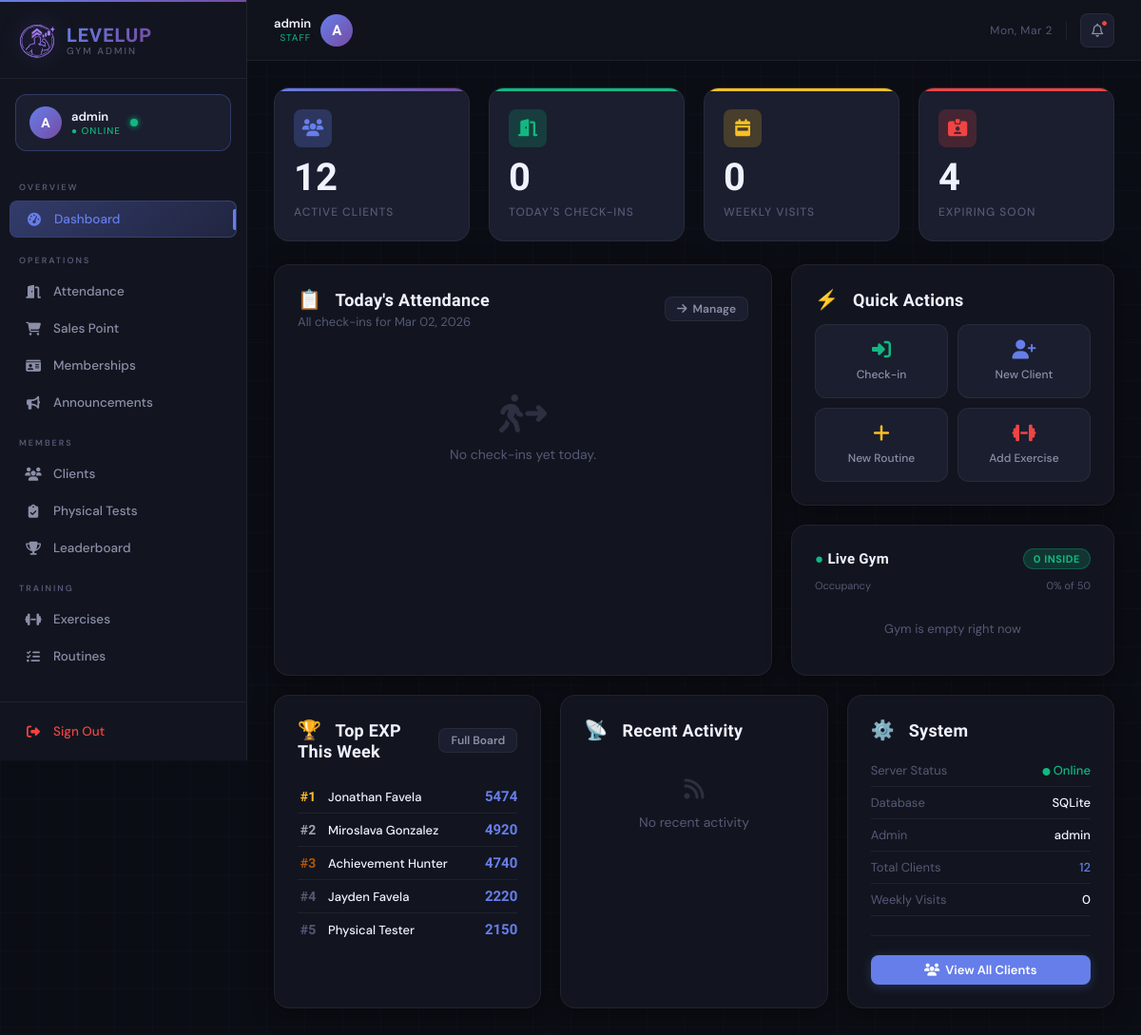
Before: /admin (signed in) with the older database file.
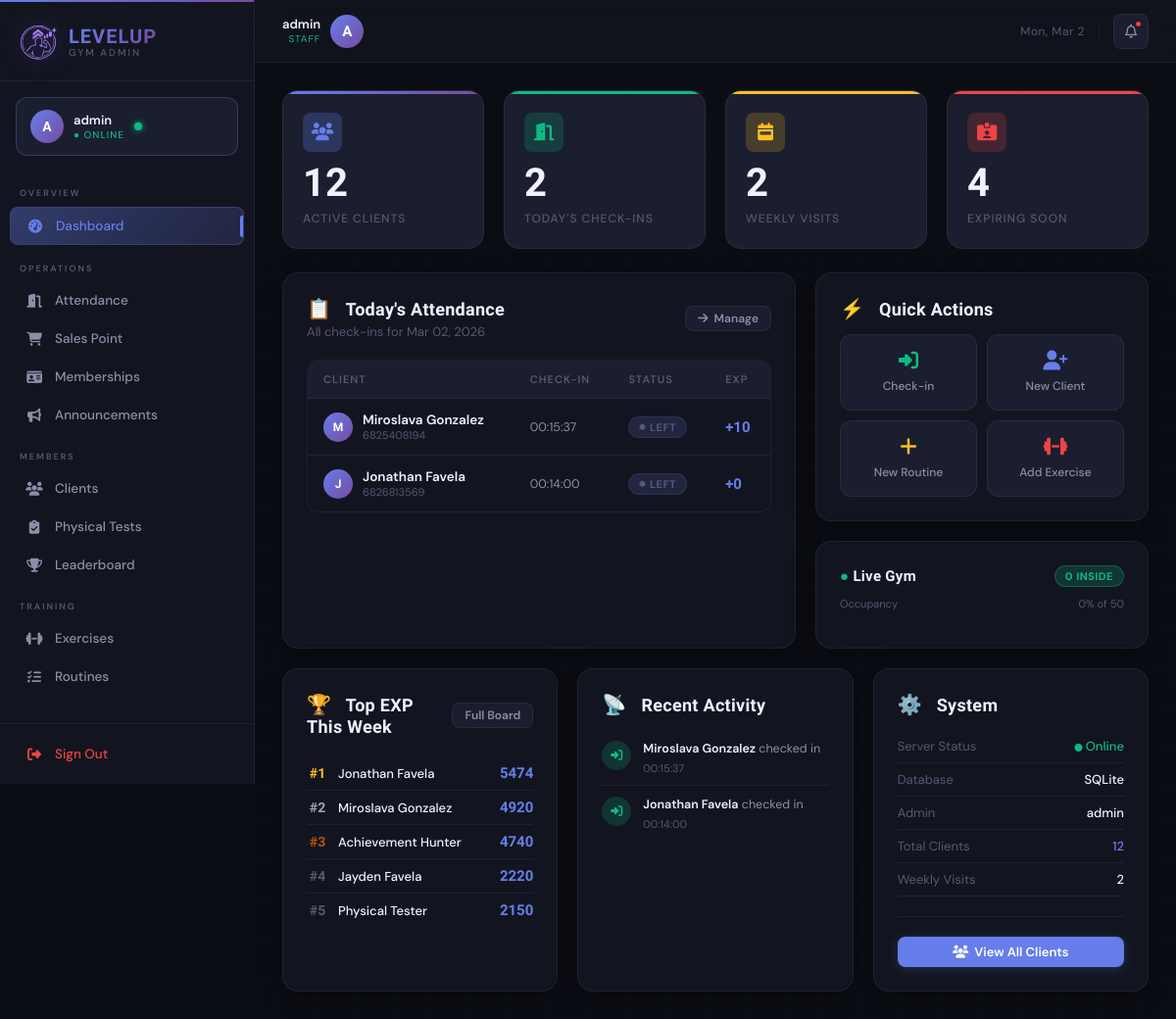
After: the same page with the newer database file.
### tables this page shows
CREATE TABLE client_gamification (
                gamification_id INTEGER PRIMARY KEY AUTOINCREMENT,
                client_id INTEGER UNIQUE NOT NULL,
                current_level INTEGER DEFAULT 1,
                current_exp INTEGER DEFAULT 0,
                total_exp INTEGER DEFAULT 0,
                rank TEXT DEFAULT 'E',
                client_class TEXT,
                class_unlocked_at_level INTEGER, current_streak INTEGER DEFAULT 0, longest_streak INTEGER DEFAULT 0, total_reps INTEGER DEFAULT 0, workouts_completed INTEGER DEFAULT 0,
                FOREIGN KEY (client_id) REFERENCES clients(client_id) ON DELETE CASCADE
            );

CREATE TABLE attendance (
                attendance_id INTEGER PRIMARY KEY AUTOINCREMENT,
                client_id INTEGER NOT NULL,
                check_in_date DATE NOT NULL,
                check_in_time TIME,
                check_out_time TIME,
                exp_earned INTEGER DEFAULT 0,
                FOREIGN KEY (client_id) REFERENCES clients(client_id) ON DELETE CASCADE,
                UNIQUE(client_id, check_in_date)
            );

CREATE TABLE clients (
                client_id INTEGER PRIMARY KEY AUTOINCREMENT,
                phone_number TEXT UNIQUE NOT NULL,
                pin_hash TEXT NOT NULL,
                first_name TEXT NOT NULL,
                last_name TEXT NOT NULL,
                email TEXT,
                date_of_birth DATE,
                gender TEXT,
                registration_date DATETIME DEFAULT CURRENT_TIMESTAMP,
                status TEXT DEFAULT 'active',
                profile_photo_path TEXT
            );

### main.py (the view)
@app.route('/admin')
@admin_required
def admin_dashboard():
    from datetime import date
    from controllers.leaderboard_controller import LeaderboardController
    from controllers.membership_controller import MembershipController
    db = DatabaseManager()
    all_clients      = Client.get_all_active()
    total_clients    = len(all_clients)
    attendance_list  = attendance_ctrl.get_gym_attendance_today()
    todays_attendance = len(attendance_list)
    weekly_report    = attendance_ctrl.get_weekly_attendance_report()
    weekly_visits    = weekly_report['total_visits']
    currently_in = sum(1 for r in attendance_list if not r.get('check_out_time'))
    mc = MembershipController()
    all_memberships  = mc.get_all_memberships()
    today            = date.today()
    expiring_soon = sum(
        1 for m in all_memberships
        if m.get('status') == 'active' and m.get('end_date')
        and 0 < (
            __import__('datetime').datetime.strptime(m['end_date'], '%Y-%m-%d').date() - today
        ).days <= 7
    )
    try:
        lb = LeaderboardController()
        top_exp_week = lb.get_top_exp()   # returns top 10 all-time; use as weekly proxy
    except Exception:
        top_exp_week = []
    return render_template(
        'admin/dashboard.html',
        total_clients    = total_clients,
        todays_attendance= todays_attendance,
        weekly_visits    = weekly_visits,
        attendance_list  = attendance_list,
        currently_in     = currently_in,
        expiring_soon    = expiring_soon,
        top_exp_week     = top_exp_week,
        gym_capacity     = 50,                # adjust as needed
        today_date       = today.strftime('%b %d, %Y'),
    )

### templates/admin/dashboard.html (shortened to what this page needs)
{% extends "admin/base.html" %}
{% block content %}
<div class="grid grid-4" style="margin-bottom:24px;">
    <div class="stat-card accent">
        <div class="stat-icon accent"><i class="fa-solid fa-users"></i></div>
        <div class="stat-value">{{ total_clients }}</div>
        <div class="stat-label">Active Clients</div>
    </div>
    <div class="stat-card emerald">
        <div class="stat-icon emerald"><i class="fa-solid fa-door-open"></i></div>
        <div class="stat-value">{{ todays_attendance }}</div>
        <div class="stat-label">Today's Check-ins</div>
    </div>
    <div class="stat-card amber">
        <div class="stat-icon amber"><i class="fa-solid fa-calendar-week"></i></div>
        <div class="stat-value">{{ weekly_visits }}</div>
        <div class="stat-label">Weekly Visits</div>
    </div>
    <div class="stat-card red">
        <div class="stat-icon red"><i class="fa-solid fa-id-card-clip"></i></div>
        <div class="stat-value">{{ expiring_soon | default(0) }}</div>
        <div class="stat-label">Expiring Soon</div>
    </div>
</div>
<div class="grid" style="grid-template-columns: 1fr 340px; gap: 20px; margin-bottom: 20px;">
    <div class="card" style="margin-bottom:0;">
        <div class="card-header">
            <div>
                <div class="card-title">
                    <span class="card-title-icon">📋</span> Today's Attendance
                </div>
                <div class="section-subtitle">All check-ins for {{ today_date | default('today') }}</div>
            </div>
            <a href="{{ url_for('admin_attendance') }}" class="btn btn-ghost btn-sm">
                <i class="fa-solid fa-arrow-right"></i> Manage
            </a>
        </div>
        {% if attendance_list %}
        <div class="table-wrapper">
            <table>
                <thead>
                    <tr>
                        <th>Client</th>
                        <th>Check-in</th>
                        <th>Status</th>
                        <th>EXP</th>
                    </tr>
                </thead>
                <tbody>
                    {% for record in attendance_list %}
                    <tr>
                        <td>
                            <div style="display:flex; align-items:center; gap:10px;">
                                <div class="live-avatar" style="width:30px;height:30px;font-size:12px;">
                                    {{ record.client_name[0] | upper if record.client_name else '?' }}
                                </div>
                                <div>
                                    <strong>{{ record.client_name }}</strong>
                                    <div style="font-size:11px; color:var(--text-muted);">{{ record.phone_number }}</div>
                                </div>
                            </div>
                        </td>
                        <td style="font-size:12.5px;">{{ record.check_in_time }}</td>
                        <td>
                            {% if record.check_out_time %}
                                <span class="badge badge-muted"><i class="fa-solid fa-circle" style="font-size:6px;"></i> Left</span>
                            {% else %}
                                <span class="badge badge-emerald"><i class="fa-solid fa-circle" style="font-size:6px;"></i> In Gym</span>
                            {% endif %}
                        </td>
                        <td>
                            <span style="color: var(--accent); font-family:'Rajdhani',sans-serif; font-weight:700; font-size:15px;">
                                +{{ record.exp_earned }}
                            </span>
                        </td>
                    </tr>
                    {% endfor %}
                </tbody>
            </table>
        </div>
        {% else %}
        <div class="empty-state">
            <i class="fa-solid fa-person-walking-arrow-right"></i>
            <p>No check-ins yet today.</p>
        </div>
        {% endif %}
    </div>
    <div style="display:flex; flex-direction:column; gap:20px;">
        <div class="card" style="margin-bottom:0;">
            <div class="card-title" style="margin-bottom:14px;">
                <span class="card-title-icon">⚡</span> Quick Actions
            </div>
            <div class="quick-action-grid">
                <a href="{{ url_for('admin_attendance') }}" class="quick-action emerald">
                    <i class="fa-solid fa-right-to-bracket"></i>
                    Check-in
                </a>
                <a href="{{ url_for('admin_add_client') }}" class="quick-action accent">
                    <i class="fa-solid fa-user-plus"></i>
                    New Client
                </a>
                <a href="{{ url_for('admin_add_routine') }}" class="quick-action amber">
                    <i class="fa-solid fa-plus"></i>
                    New Routine
                </a>
                <a href="{{ url_for('admin_add_exercise') }}" class="quick-action red">
                    <i class="fa-solid fa-dumbbell"></i>
                    Add Exercise
                </a>
            </div>
        </div>
        <div class="card" style="margin-bottom:0; flex:1;">
            <div class="card-header" style="margin-bottom:10px;">
                <div class="card-title" style="font-size:15px;">
                    <span style="color:var(--emerald);">●</span> Live Gym
                </div>
                <span class="badge badge-emerald">{{ currently_in | default(0) }} inside</span>
            </div>
            {% set cap = gym_capacity | default(50) %}
            {% set pct = ((currently_in | default(0) / cap) * 100) | int %}
            <div style="font-size:11px; color:var(--text-muted); display:flex; justify-content:space-between;">
                <span>Occupancy</span>
                <span>{{ pct }}% of {{ cap }}</span>
            </div>
            <div style="margin-top:14px;">
                {% if attendance_list %}
                    {% for record in attendance_list %}
                        {% if not record.check_out_time %}
                        <div class="live-client">
                            <div class="live-avatar" style="width:30px;height:30px;font-size:12px;">
                                {{ record.client_name[0] | upper if record.client_name else '?' }}
                            </div>
                            <div class="live-client-info">
                                <div class="live-client-name">{{ record.client_name }}</div>
                                <div class="live-client-meta">In since {{ record.check_in_time }}</div>
                            </div>
                            <div class="live-dot"></div>
                        </div>
                        {% endif %}
                    {% endfor %}
                {% else %}
                <div style="text-align:center; padding:16px; color:var(--text-muted); font-size:13px;">
                    Gym is empty right now
                </div>
                {% endif %}
            </div>
        </div>
    </div>
</div>
<div class="grid grid-3">
    <div class="card" style="margin-bottom:0;">
        <div class="card-header">
            <div class="card-title"><span class="card-title-icon">🏆</span> Top EXP This Week</div>
            <a href="{{ url_for('admin_leaderboard') }}" class="btn btn-ghost btn-sm">Full Board</a>
        </div>
        {% if top_exp_week %}
            {% for row in top_exp_week[:5] %}
            <div class="performer-row">
                <div class="performer-rank-num {% if loop.index == 1 %}gold{% elif loop.index == 2 %}silver{% elif loop.index == 3 %}bronze{% endif %}">
                    #{{ loop.index }}
                </div>
                <div class="performer-name">{{ row.full_name }}</div>
                <div class="performer-value">{{ row.total_exp }}</div>
            </div>
            {% endfor %}
        {% else %}
            <div class="empty-state" style="padding:24px 0;">
                <i class="fa-solid fa-trophy" style="font-size:24px;"></i>
                <p>No data yet</p>
            </div>
        {% endif %}
    </div>
    <div class="card" style="margin-bottom:0;">
        <div class="card-title" style="margin-bottom:14px;"><span class="card-title-icon">📡</span> Recent Activity</div>
        {% if attendance_list %}
            {% for record in attendance_list[:6] %}
            <div class="activity-item">
                <div class="activity-icon checkin"><i class="fa-solid fa-right-to-bracket"></i></div>
                <div style="flex:1;">
                    <div class="activity-text">
                        <strong>{{ record.client_name }}</strong> checked in
                    </div>
                    <div class="activity-time">{{ record.check_in_time }}</div>
                </div>
            </div>
            {% endfor %}
        {% else %}
            <div class="empty-state" style="padding:24px 0;">
                <i class="fa-solid fa-rss" style="font-size:24px;"></i>
                <p>No recent activity</p>
            </div>
        {% endif %}
    </div>
    <div class="card" style="margin-bottom:0;">
        <div class="card-title" style="margin-bottom:14px;"><span class="card-title-icon">⚙️</span> System</div>
        <div class="sys-row">
            <span class="sys-label">Server Status</span>
            <span class="sys-val" style="color:var(--emerald);">
                <i class="fa-solid fa-circle" style="font-size:8px;"></i> Online
            </span>
        </div>
        <div class="sys-row">
            <span class="sys-label">Database</span>
            <span class="sys-val">SQLite</span>
        </div>
        <div class="sys-row">
            <span class="sys-label">Admin</span>
            <span class="sys-val">{{ session.admin_username }}</span>
        </div>
        <div class="sys-row">
            <span class="sys-label">Total Clients</span>
            <span class="sys-val" style="color:var(--accent);">{{ total_clients }}</span>
        </div>
        <div class="sys-row">
            <span class="sys-label">Weekly Visits</span>
            <span class="sys-val">{{ weekly_visits }}</span>
        </div>
        <hr class="divider">
        <a href="{{ url_for('admin_clients') }}" class="btn btn-primary" style="width:100%; justify-content:center;">
            <i class="fa-solid fa-users"></i> View All Clients
        </a>
    </div>
</div>
{% endblock %}

Changed rows visible on the page:
added attendance: client_name "M", client_name "Miroslava Gonzalez", phone_number "6825408194", check_in_time "00:15:37", check_out_time "01:04:16" (drawn), exp_earned "10"
added attendance: client_name "J", client_name "Jonathan Favela", phone_number "6826813569", check_in_time "00:14:00", check_out_time "00:21:55" (drawn), exp_earned "0"
Other visible differences:
{{ todays_attendance }}: "0" → "2"
{{ weekly_visits }}: "0" → "2"
text no longer shown: "No check-ins yet today. Gym is empty right now No recent activity"
text now shown: "CLIENT CHECK-IN STATUS EXP"
